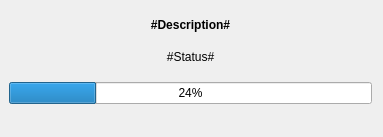
<?xml version="1.0" encoding="UTF-8"?>
<ui version="4.0">
 <class>ThreadedOperationDialog</class>
 <widget class="QDialog" name="ThreadedOperationDialog">
  <property name="geometry">
   <rect>
    <x>0</x>
    <y>0</y>
    <width>383</width>
    <height>137</height>
   </rect>
  </property>
  <property name="windowTitle">
   <string/>
  </property>
  <layout class="QVBoxLayout" name="verticalLayout">
   <property name="spacing">
    <number>18</number>
   </property>
   <property name="leftMargin">
    <number>9</number>
   </property>
   <property name="topMargin">
    <number>18</number>
   </property>
   <property name="bottomMargin">
    <number>18</number>
   </property>
   <item>
    <widget class="QLabel" name="labelDescription">
     <property name="font">
      <font>
       <weight>75</weight>
       <bold>true</bold>
      </font>
     </property>
     <property name="text">
      <string notr="true">#Description#</string>
     </property>
     <property name="alignment">
      <set>Qt::AlignCenter</set>
     </property>
    </widget>
   </item>
   <item>
    <widget class="QLabel" name="labelStatus">
     <property name="text">
      <string notr="true">#Status#</string>
     </property>
     <property name="alignment">
      <set>Qt::AlignCenter</set>
     </property>
    </widget>
   </item>
   <item>
    <widget class="QProgressBar" name="progressBar">
     <property name="value">
      <number>24</number>
     </property>
    </widget>
   </item>
   <item>
    <spacer name="verticalSpacer">
     <property name="orientation">
      <enum>Qt::Vertical</enum>
     </property>
     <property name="sizeHint" stdset="0">
      <size>
       <width>20</width>
       <height>40</height>
      </size>
     </property>
    </spacer>
   </item>
  </layout>
 </widget>
 <layoutdefault spacing="6" margin="11"/>
 <resources/>
 <connections/>
</ui>
